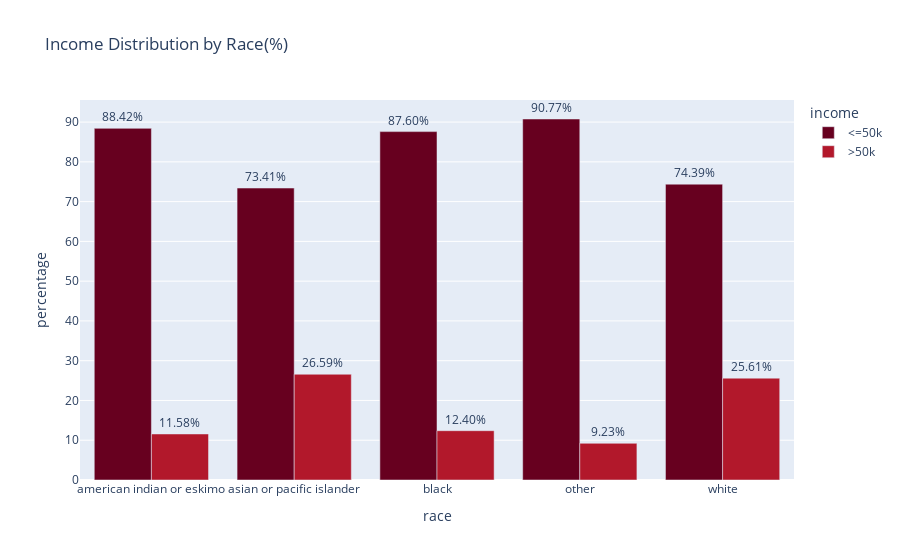

Notebook cell for this chart:
### Markdown cell above
### Bar Chart Visualization:

A grouped bar chart is created using Plotly Express to visualize the percentage of income categories within each racial group.
- The x-axis represents racial categories.
- The y-axis shows the percentage of individuals in each income group.

Asian or Pacific Islander (26.6%) and White (25.6%) populations have the highest proportions of >50K earners. Asians/Pacific Islanders marginally outperform Whites, a pattern often attributed to occupational concentration in high-paying sectors like technology and medicine. On the other hand, American Indian or Eskimo (11.6%), Black (12.4%), and Other (9.2%) groups show significantly lower rates of high-income earners. These figures reflect long-standing economic disparities rooted in historical exclusion, occupational segregation, and systemic inequality.

### Code cell
fig= px.bar(
    adult_df_income_race,
    x = 'race',
    y = 'percentage',
    color= 'income',
    title='Income Distribution by Race(%)',
    barmode = 'group',
    height=400,
    text= 'percentage',
    color_discrete_sequence=px.colors.sequential.RdBu,
)
fig.update_traces(texttemplate='%{text:.2f}%')
fig.update_traces(textposition='outside')
fig.update_layout()
fig.show()
fig.write_image(os.path.join(results_dir,'income_distribution_Native_region_race_chart.jpg'))
fig.write_image(os.path.join(results_dir,'income_distribution_Native_region_race_chart.png'))
fig.write_html(os.path.join(results_dir,'income_distribution_Native_region_race_chart.html'))

### Figure 1 — Plotly figure (JSON) as saved in the notebook; plotly's stock layout.template omitted (floating-point values rounded to 4 significant figures)
{"data": [{"alignmentgroup": "True", "hovertemplate": "income=<=50k<br>race=%{x}<br>percentage=%{text}<extra></extra>", "legendgroup": "<=50k", "marker": {"color": "rgb(103,0,31)", "pattern": {"shape": ""}}, "name": "<=50k", "offsetgroup": "<=50k", "orientation": "v", "showlegend": true, "text": [88.42, 73.41, 87.6, 90.77, 74.39], "textposition": "outside", "texttemplate": "%{text:.2f}%", "type": "bar", "x": ["american indian or eskimo", "asian or pacific islander", "black", "other", "white"], "xaxis": "x", "y": [88.42, 73.41, 87.6, 90.77, 74.39], "yaxis": "y"}, {"alignmentgroup": "True", "hovertemplate": "income=>50k<br>race=%{x}<br>percentage=%{text}<extra></extra>", "legendgroup": ">50k", "marker": {"color": "rgb(178,24,43)", "pattern": {"shape": ""}}, "name": ">50k", "offsetgroup": ">50k", "orientation": "v", "showlegend": true, "text": [11.58, 26.59, 12.4, 9.225, 25.61], "textposition": "outside", "texttemplate": "%{text:.2f}%", "type": "bar", "x": ["american indian or eskimo", "asian or pacific islander", "black", "other", "white"], "xaxis": "x", "y": [11.58, 26.59, 12.4, 9.225, 25.61], "yaxis": "y"}], "layout": {"autosize": true, "barmode": "group", "legend": {"title": {"text": "income"}, "tracegroupgap": 0}, "title": {"text": "Income Distribution by Race(%)"}, "xaxis": {"anchor": "y", "autorange": true, "domain": [0, 1], "range": [-0.5, 4.5], "title": {"text": "race"}, "type": "category"}, "yaxis": {"anchor": "x", "autorange": true, "domain": [0, 1], "range": [0, 95.55], "title": {"text": "percentage"}, "type": "linear"}}}
